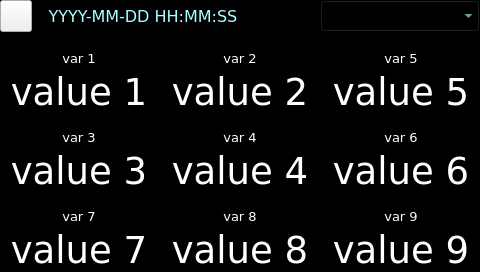
<?xml version="1.0" encoding="UTF-8"?>
<ui version="4.0">
 <class>page100</class>
 <widget class="QWidget" name="page100">
  <property name="geometry">
   <rect>
    <x>0</x>
    <y>0</y>
    <width>480</width>
    <height>272</height>
   </rect>
  </property>
  <property name="minimumSize">
   <size>
    <width>480</width>
    <height>272</height>
   </size>
  </property>
  <property name="maximumSize">
   <size>
    <width>480</width>
    <height>272</height>
   </size>
  </property>
  <property name="windowTitle">
   <string>page100</string>
  </property>
  <property name="styleSheet">
   <string notr="true">QWidget#page100
{
background-color: rgb(0, 0,0);
}
</string>
  </property>
  <layout class="QVBoxLayout" name="verticalLayout_3">
   <property name="spacing">
    <number>0</number>
   </property>
   <property name="margin">
    <number>0</number>
   </property>
   <item>
    <layout class="QHBoxLayout" name="horizontalLayout_5">
     <property name="spacing">
      <number>9</number>
     </property>
     <property name="bottomMargin">
      <number>6</number>
     </property>
     <item>
      <widget class="ATCMbutton" name="atcmButton">
       <property name="maximumSize">
        <size>
         <width>32</width>
         <height>32</height>
        </size>
       </property>
       <property name="font">
        <font>
         <family>DejaVu Sans</family>
         <pointsize>12</pointsize>
         <weight>50</weight>
         <bold>false</bold>
        </font>
       </property>
       <property name="toolTip">
        <string/>
       </property>
       <property name="whatsThis">
        <string>ATCMbutton widget</string>
       </property>
       <property name="pageName">
        <string notr="true">menu</string>
       </property>
       <property name="statusvar">
        <string notr="true"/>
       </property>
       <property name="viewStatus">
        <bool>false</bool>
       </property>
       <property name="visibilityVar">
        <string notr="true"/>
       </property>
       <property name="bgColor">
        <color>
         <red>0</red>
         <green>0</green>
         <blue>0</blue>
        </color>
       </property>
       <property name="fontColor">
        <color>
         <red>255</red>
         <green>255</green>
         <blue>255</blue>
        </color>
       </property>
       <property name="text">
        <string/>
       </property>
       <property name="pressText">
        <string/>
       </property>
       <property name="icon">
        <iconset resource="systemicons.qrc">
         <normaloff>:/systemicons/Pinion.png</normaloff>:/systemicons/Pinion.png</iconset>
       </property>
       <property name="borderWidth">
        <number>0</number>
       </property>
       <property name="borderRadius">
        <number>0</number>
       </property>
      </widget>
     </item>
     <item>
      <widget class="QLabel" name="label_datetime">
       <property name="maximumSize">
        <size>
         <width>16777215</width>
         <height>32</height>
        </size>
       </property>
       <property name="font">
        <font>
         <family>DejaVu Sans</family>
         <pointsize>12</pointsize>
        </font>
       </property>
       <property name="styleSheet">
        <string notr="true">background-color: rgb(0, 0, 0);
color: rgb(170, 255, 255);</string>
       </property>
       <property name="text">
        <string>YYYY-MM-DD HH:MM:SS</string>
       </property>
       <property name="alignment">
        <set>Qt::AlignCenter</set>
       </property>
      </widget>
     </item>
     <item>
      <widget class="ATCMled" name="atcmLed_caldaia">
       <property name="sizePolicy">
        <sizepolicy hsizetype="MinimumExpanding" vsizetype="Fixed">
         <horstretch>0</horstretch>
         <verstretch>0</verstretch>
        </sizepolicy>
       </property>
       <property name="maximumSize">
        <size>
         <width>24</width>
         <height>24</height>
        </size>
       </property>
       <property name="toolTip">
        <string>TCP_is_Caldaia_ON</string>
       </property>
       <property name="whatsThis">
        <string>ATCMled widget</string>
       </property>
       <property name="font">
        <font>
         <family>DejaVu Sans</family>
         <pointsize>8</pointsize>
        </font>
       </property>
       <property name="variable">
        <string>TCP_is_Caldaia_ON</string>
       </property>
       <property name="refresh">
        <number>200</number>
       </property>
       <property name="viewStatus">
        <bool>false</bool>
       </property>
       <property name="visibilityVar">
        <string/>
       </property>
       <property name="onIcon">
        <iconset resource="resources.qrc">
         <normaloff>:/icons/icons/LedOn_chiaro.png</normaloff>:/icons/icons/LedOn_chiaro.png</iconset>
       </property>
       <property name="offIcon">
        <iconset resource="resources.qrc">
         <normaloff>:/icons/icons/LedOff_scuro.png</normaloff>:/icons/icons/LedOff_scuro.png</iconset>
       </property>
      </widget>
     </item>
     <item>
      <widget class="ATCMled" name="atcmLed_puffer">
       <property name="sizePolicy">
        <sizepolicy hsizetype="MinimumExpanding" vsizetype="Fixed">
         <horstretch>0</horstretch>
         <verstretch>0</verstretch>
        </sizepolicy>
       </property>
       <property name="maximumSize">
        <size>
         <width>24</width>
         <height>24</height>
        </size>
       </property>
       <property name="toolTip">
        <string>TCP_DigIn_5</string>
       </property>
       <property name="whatsThis">
        <string>ATCMled widget</string>
       </property>
       <property name="font">
        <font>
         <family>DejaVu Sans</family>
         <pointsize>8</pointsize>
        </font>
       </property>
       <property name="variable">
        <string>TCP_DigIn_5</string>
       </property>
       <property name="refresh">
        <number>200</number>
       </property>
       <property name="viewStatus">
        <bool>false</bool>
       </property>
       <property name="visibilityVar">
        <string/>
       </property>
       <property name="onIcon">
        <iconset resource="resources.qrc">
         <normaloff>:/icons/icons/LedOn_chiaro.png</normaloff>:/icons/icons/LedOn_chiaro.png</iconset>
       </property>
       <property name="offIcon">
        <iconset resource="resources.qrc">
         <normaloff>:/icons/icons/LedOff_scuro.png</normaloff>:/icons/icons/LedOff_scuro.png</iconset>
       </property>
      </widget>
     </item>
     <item>
      <widget class="QComboBox" name="comboBox_trend">
       <property name="minimumSize">
        <size>
         <width>160</width>
         <height>32</height>
        </size>
       </property>
       <property name="maximumSize">
        <size>
         <width>32</width>
         <height>32</height>
        </size>
       </property>
       <property name="font">
        <font>
         <family>DejaVu Sans</family>
         <pointsize>12</pointsize>
        </font>
       </property>
       <property name="focusPolicy">
        <enum>Qt::StrongFocus</enum>
       </property>
       <property name="styleSheet">
        <string notr="true">background-color: rgb(0, 0, 0);
color: rgb(170, 255, 255);</string>
       </property>
      </widget>
     </item>
    </layout>
   </item>
   <item>
    <layout class="QGridLayout" name="gridLayout_4">
     <property name="spacing">
      <number>3</number>
     </property>
     <item row="5" column="1">
      <widget class="QLabel" name="label_value_8">
       <property name="sizePolicy">
        <sizepolicy hsizetype="MinimumExpanding" vsizetype="MinimumExpanding">
         <horstretch>0</horstretch>
         <verstretch>0</verstretch>
        </sizepolicy>
       </property>
       <property name="maximumSize">
        <size>
         <width>16777215</width>
         <height>204</height>
        </size>
       </property>
       <property name="font">
        <font>
         <family>DejaVu Sans</family>
         <pointsize>28</pointsize>
        </font>
       </property>
       <property name="styleSheet">
        <string>color: rgb(255, 255, 255);</string>
       </property>
       <property name="text">
        <string>value 8</string>
       </property>
       <property name="scaledContents">
        <bool>true</bool>
       </property>
       <property name="alignment">
        <set>Qt::AlignHCenter|Qt::AlignTop</set>
       </property>
      </widget>
     </item>
     <item row="0" column="0">
      <widget class="QLabel" name="label_var_1">
       <property name="sizePolicy">
        <sizepolicy hsizetype="MinimumExpanding" vsizetype="MinimumExpanding">
         <horstretch>0</horstretch>
         <verstretch>0</verstretch>
        </sizepolicy>
       </property>
       <property name="minimumSize">
        <size>
         <width>0</width>
         <height>16</height>
        </size>
       </property>
       <property name="maximumSize">
        <size>
         <width>16777215</width>
         <height>36</height>
        </size>
       </property>
       <property name="font">
        <font>
         <family>DejaVu Sans</family>
         <pointsize>10</pointsize>
        </font>
       </property>
       <property name="styleSheet">
        <string>color: rgb(255, 255, 255);</string>
       </property>
       <property name="text">
        <string>var 1</string>
       </property>
       <property name="alignment">
        <set>Qt::AlignBottom|Qt::AlignHCenter</set>
       </property>
      </widget>
     </item>
     <item row="0" column="1">
      <widget class="QLabel" name="label_var_2">
       <property name="sizePolicy">
        <sizepolicy hsizetype="MinimumExpanding" vsizetype="MinimumExpanding">
         <horstretch>0</horstretch>
         <verstretch>0</verstretch>
        </sizepolicy>
       </property>
       <property name="minimumSize">
        <size>
         <width>0</width>
         <height>16</height>
        </size>
       </property>
       <property name="maximumSize">
        <size>
         <width>16777215</width>
         <height>36</height>
        </size>
       </property>
       <property name="font">
        <font>
         <family>DejaVu Sans</family>
         <pointsize>10</pointsize>
        </font>
       </property>
       <property name="styleSheet">
        <string>color: rgb(255, 255, 255);</string>
       </property>
       <property name="text">
        <string>var 2</string>
       </property>
       <property name="alignment">
        <set>Qt::AlignBottom|Qt::AlignHCenter</set>
       </property>
      </widget>
     </item>
     <item row="0" column="2">
      <widget class="QLabel" name="label_var_5">
       <property name="sizePolicy">
        <sizepolicy hsizetype="MinimumExpanding" vsizetype="MinimumExpanding">
         <horstretch>0</horstretch>
         <verstretch>0</verstretch>
        </sizepolicy>
       </property>
       <property name="minimumSize">
        <size>
         <width>0</width>
         <height>16</height>
        </size>
       </property>
       <property name="maximumSize">
        <size>
         <width>16777215</width>
         <height>36</height>
        </size>
       </property>
       <property name="font">
        <font>
         <family>DejaVu Sans</family>
         <pointsize>10</pointsize>
        </font>
       </property>
       <property name="styleSheet">
        <string>color: rgb(255, 255, 255);</string>
       </property>
       <property name="text">
        <string>var 5</string>
       </property>
       <property name="alignment">
        <set>Qt::AlignBottom|Qt::AlignHCenter</set>
       </property>
      </widget>
     </item>
     <item row="1" column="0">
      <widget class="QLabel" name="label_value_1">
       <property name="sizePolicy">
        <sizepolicy hsizetype="MinimumExpanding" vsizetype="MinimumExpanding">
         <horstretch>0</horstretch>
         <verstretch>0</verstretch>
        </sizepolicy>
       </property>
       <property name="maximumSize">
        <size>
         <width>16777215</width>
         <height>204</height>
        </size>
       </property>
       <property name="font">
        <font>
         <family>DejaVu Sans</family>
         <pointsize>28</pointsize>
        </font>
       </property>
       <property name="styleSheet">
        <string>color: rgb(255, 255, 255);</string>
       </property>
       <property name="text">
        <string>value 1</string>
       </property>
       <property name="scaledContents">
        <bool>true</bool>
       </property>
       <property name="alignment">
        <set>Qt::AlignHCenter|Qt::AlignTop</set>
       </property>
      </widget>
     </item>
     <item row="1" column="1">
      <widget class="QLabel" name="label_value_2">
       <property name="sizePolicy">
        <sizepolicy hsizetype="MinimumExpanding" vsizetype="MinimumExpanding">
         <horstretch>0</horstretch>
         <verstretch>0</verstretch>
        </sizepolicy>
       </property>
       <property name="maximumSize">
        <size>
         <width>16777215</width>
         <height>204</height>
        </size>
       </property>
       <property name="font">
        <font>
         <family>DejaVu Sans</family>
         <pointsize>28</pointsize>
        </font>
       </property>
       <property name="styleSheet">
        <string>color: rgb(255, 255, 255);</string>
       </property>
       <property name="text">
        <string>value 2</string>
       </property>
       <property name="scaledContents">
        <bool>true</bool>
       </property>
       <property name="alignment">
        <set>Qt::AlignHCenter|Qt::AlignTop</set>
       </property>
      </widget>
     </item>
     <item row="1" column="2">
      <widget class="QLabel" name="label_value_5">
       <property name="sizePolicy">
        <sizepolicy hsizetype="MinimumExpanding" vsizetype="MinimumExpanding">
         <horstretch>0</horstretch>
         <verstretch>0</verstretch>
        </sizepolicy>
       </property>
       <property name="maximumSize">
        <size>
         <width>16777215</width>
         <height>204</height>
        </size>
       </property>
       <property name="font">
        <font>
         <family>DejaVu Sans</family>
         <pointsize>28</pointsize>
        </font>
       </property>
       <property name="styleSheet">
        <string>color: rgb(255, 255, 255);</string>
       </property>
       <property name="text">
        <string>value 5</string>
       </property>
       <property name="scaledContents">
        <bool>true</bool>
       </property>
       <property name="alignment">
        <set>Qt::AlignHCenter|Qt::AlignTop</set>
       </property>
      </widget>
     </item>
     <item row="2" column="0">
      <widget class="QLabel" name="label_var_3">
       <property name="sizePolicy">
        <sizepolicy hsizetype="MinimumExpanding" vsizetype="MinimumExpanding">
         <horstretch>0</horstretch>
         <verstretch>0</verstretch>
        </sizepolicy>
       </property>
       <property name="minimumSize">
        <size>
         <width>0</width>
         <height>16</height>
        </size>
       </property>
       <property name="maximumSize">
        <size>
         <width>16777215</width>
         <height>36</height>
        </size>
       </property>
       <property name="font">
        <font>
         <family>DejaVu Sans</family>
         <pointsize>10</pointsize>
        </font>
       </property>
       <property name="styleSheet">
        <string>color: rgb(255, 255, 255);</string>
       </property>
       <property name="text">
        <string>var 3</string>
       </property>
       <property name="alignment">
        <set>Qt::AlignBottom|Qt::AlignHCenter</set>
       </property>
      </widget>
     </item>
     <item row="2" column="1">
      <widget class="QLabel" name="label_var_4">
       <property name="sizePolicy">
        <sizepolicy hsizetype="MinimumExpanding" vsizetype="MinimumExpanding">
         <horstretch>0</horstretch>
         <verstretch>0</verstretch>
        </sizepolicy>
       </property>
       <property name="minimumSize">
        <size>
         <width>0</width>
         <height>16</height>
        </size>
       </property>
       <property name="maximumSize">
        <size>
         <width>16777215</width>
         <height>36</height>
        </size>
       </property>
       <property name="font">
        <font>
         <family>DejaVu Sans</family>
         <pointsize>10</pointsize>
        </font>
       </property>
       <property name="styleSheet">
        <string>color: rgb(255, 255, 255);</string>
       </property>
       <property name="text">
        <string>var 4</string>
       </property>
       <property name="alignment">
        <set>Qt::AlignBottom|Qt::AlignHCenter</set>
       </property>
      </widget>
     </item>
     <item row="2" column="2">
      <widget class="QLabel" name="label_var_6">
       <property name="sizePolicy">
        <sizepolicy hsizetype="MinimumExpanding" vsizetype="MinimumExpanding">
         <horstretch>0</horstretch>
         <verstretch>0</verstretch>
        </sizepolicy>
       </property>
       <property name="minimumSize">
        <size>
         <width>0</width>
         <height>16</height>
        </size>
       </property>
       <property name="maximumSize">
        <size>
         <width>16777215</width>
         <height>36</height>
        </size>
       </property>
       <property name="font">
        <font>
         <family>DejaVu Sans</family>
         <pointsize>10</pointsize>
        </font>
       </property>
       <property name="styleSheet">
        <string>color: rgb(255, 255, 255);</string>
       </property>
       <property name="text">
        <string>var 6</string>
       </property>
       <property name="alignment">
        <set>Qt::AlignBottom|Qt::AlignHCenter</set>
       </property>
      </widget>
     </item>
     <item row="3" column="0">
      <widget class="QLabel" name="label_value_3">
       <property name="sizePolicy">
        <sizepolicy hsizetype="MinimumExpanding" vsizetype="MinimumExpanding">
         <horstretch>0</horstretch>
         <verstretch>0</verstretch>
        </sizepolicy>
       </property>
       <property name="maximumSize">
        <size>
         <width>16777215</width>
         <height>204</height>
        </size>
       </property>
       <property name="font">
        <font>
         <family>DejaVu Sans</family>
         <pointsize>28</pointsize>
        </font>
       </property>
       <property name="styleSheet">
        <string>color: rgb(255, 255, 255);</string>
       </property>
       <property name="text">
        <string>value 3</string>
       </property>
       <property name="scaledContents">
        <bool>true</bool>
       </property>
       <property name="alignment">
        <set>Qt::AlignHCenter|Qt::AlignTop</set>
       </property>
      </widget>
     </item>
     <item row="3" column="1">
      <widget class="QLabel" name="label_value_4">
       <property name="sizePolicy">
        <sizepolicy hsizetype="MinimumExpanding" vsizetype="MinimumExpanding">
         <horstretch>0</horstretch>
         <verstretch>0</verstretch>
        </sizepolicy>
       </property>
       <property name="maximumSize">
        <size>
         <width>16777215</width>
         <height>204</height>
        </size>
       </property>
       <property name="font">
        <font>
         <family>DejaVu Sans</family>
         <pointsize>28</pointsize>
        </font>
       </property>
       <property name="styleSheet">
        <string>color: rgb(255, 255, 255);</string>
       </property>
       <property name="text">
        <string>value 4</string>
       </property>
       <property name="scaledContents">
        <bool>true</bool>
       </property>
       <property name="alignment">
        <set>Qt::AlignHCenter|Qt::AlignTop</set>
       </property>
      </widget>
     </item>
     <item row="3" column="2">
      <widget class="QLabel" name="label_value_6">
       <property name="sizePolicy">
        <sizepolicy hsizetype="MinimumExpanding" vsizetype="MinimumExpanding">
         <horstretch>0</horstretch>
         <verstretch>0</verstretch>
        </sizepolicy>
       </property>
       <property name="maximumSize">
        <size>
         <width>16777215</width>
         <height>204</height>
        </size>
       </property>
       <property name="font">
        <font>
         <family>DejaVu Sans</family>
         <pointsize>28</pointsize>
        </font>
       </property>
       <property name="styleSheet">
        <string>color: rgb(255, 255, 255);</string>
       </property>
       <property name="text">
        <string>value 6</string>
       </property>
       <property name="scaledContents">
        <bool>true</bool>
       </property>
       <property name="alignment">
        <set>Qt::AlignHCenter|Qt::AlignTop</set>
       </property>
      </widget>
     </item>
     <item row="4" column="0">
      <widget class="QLabel" name="label_var_7">
       <property name="sizePolicy">
        <sizepolicy hsizetype="MinimumExpanding" vsizetype="MinimumExpanding">
         <horstretch>0</horstretch>
         <verstretch>0</verstretch>
        </sizepolicy>
       </property>
       <property name="minimumSize">
        <size>
         <width>0</width>
         <height>16</height>
        </size>
       </property>
       <property name="maximumSize">
        <size>
         <width>16777215</width>
         <height>36</height>
        </size>
       </property>
       <property name="font">
        <font>
         <family>DejaVu Sans</family>
         <pointsize>10</pointsize>
        </font>
       </property>
       <property name="styleSheet">
        <string>color: rgb(255, 255, 255);</string>
       </property>
       <property name="text">
        <string>var 7</string>
       </property>
       <property name="alignment">
        <set>Qt::AlignBottom|Qt::AlignHCenter</set>
       </property>
      </widget>
     </item>
     <item row="4" column="1">
      <widget class="QLabel" name="label_var_8">
       <property name="sizePolicy">
        <sizepolicy hsizetype="MinimumExpanding" vsizetype="MinimumExpanding">
         <horstretch>0</horstretch>
         <verstretch>0</verstretch>
        </sizepolicy>
       </property>
       <property name="minimumSize">
        <size>
         <width>0</width>
         <height>16</height>
        </size>
       </property>
       <property name="maximumSize">
        <size>
         <width>16777215</width>
         <height>36</height>
        </size>
       </property>
       <property name="font">
        <font>
         <family>DejaVu Sans</family>
         <pointsize>10</pointsize>
        </font>
       </property>
       <property name="styleSheet">
        <string>color: rgb(255, 255, 255);</string>
       </property>
       <property name="text">
        <string>var 8</string>
       </property>
       <property name="alignment">
        <set>Qt::AlignBottom|Qt::AlignHCenter</set>
       </property>
      </widget>
     </item>
     <item row="4" column="2">
      <widget class="QLabel" name="label_var_9">
       <property name="sizePolicy">
        <sizepolicy hsizetype="MinimumExpanding" vsizetype="MinimumExpanding">
         <horstretch>0</horstretch>
         <verstretch>0</verstretch>
        </sizepolicy>
       </property>
       <property name="minimumSize">
        <size>
         <width>0</width>
         <height>16</height>
        </size>
       </property>
       <property name="maximumSize">
        <size>
         <width>16777215</width>
         <height>36</height>
        </size>
       </property>
       <property name="font">
        <font>
         <family>DejaVu Sans</family>
         <pointsize>10</pointsize>
        </font>
       </property>
       <property name="styleSheet">
        <string>color: rgb(255, 255, 255);</string>
       </property>
       <property name="text">
        <string>var 9</string>
       </property>
       <property name="alignment">
        <set>Qt::AlignBottom|Qt::AlignHCenter</set>
       </property>
      </widget>
     </item>
     <item row="5" column="0">
      <widget class="QLabel" name="label_value_7">
       <property name="sizePolicy">
        <sizepolicy hsizetype="MinimumExpanding" vsizetype="MinimumExpanding">
         <horstretch>0</horstretch>
         <verstretch>0</verstretch>
        </sizepolicy>
       </property>
       <property name="maximumSize">
        <size>
         <width>16777215</width>
         <height>204</height>
        </size>
       </property>
       <property name="font">
        <font>
         <family>DejaVu Sans</family>
         <pointsize>28</pointsize>
        </font>
       </property>
       <property name="styleSheet">
        <string>color: rgb(255, 255, 255);</string>
       </property>
       <property name="text">
        <string>value 7</string>
       </property>
       <property name="scaledContents">
        <bool>true</bool>
       </property>
       <property name="alignment">
        <set>Qt::AlignHCenter|Qt::AlignTop</set>
       </property>
      </widget>
     </item>
     <item row="5" column="2">
      <widget class="QLabel" name="label_value_9">
       <property name="sizePolicy">
        <sizepolicy hsizetype="MinimumExpanding" vsizetype="MinimumExpanding">
         <horstretch>0</horstretch>
         <verstretch>0</verstretch>
        </sizepolicy>
       </property>
       <property name="maximumSize">
        <size>
         <width>16777215</width>
         <height>204</height>
        </size>
       </property>
       <property name="font">
        <font>
         <family>DejaVu Sans</family>
         <pointsize>28</pointsize>
        </font>
       </property>
       <property name="styleSheet">
        <string notr="true">color: rgb(255, 255, 255);</string>
       </property>
       <property name="text">
        <string>value 9</string>
       </property>
       <property name="scaledContents">
        <bool>true</bool>
       </property>
       <property name="alignment">
        <set>Qt::AlignHCenter|Qt::AlignTop</set>
       </property>
      </widget>
     </item>
    </layout>
   </item>
  </layout>
 </widget>
 <customwidgets>
  <customwidget>
   <class>ATCMbutton</class>
   <extends>QPushButton</extends>
   <header>atcmplugin.h</header>
  </customwidget>
  <customwidget>
   <class>ATCMled</class>
   <extends>QLabel</extends>
   <header>atcmplugin.h</header>
  </customwidget>
 </customwidgets>
 <resources>
  <include location="systemicons.qrc"/>
  <include location="resources.qrc"/>
 </resources>
 <connections>
  <connection>
   <sender>atcmButton</sender>
   <signal>newPage(const char*,bool)</signal>
   <receiver>page100</receiver>
   <slot>goto_page(const char*,bool)</slot>
   <hints>
    <hint type="sourcelabel">
     <x>20</x>
     <y>20</y>
    </hint>
    <hint type="destinationlabel">
     <x>20</x>
     <y>20</y>
    </hint>
   </hints>
  </connection>
 </connections>
 <slots>
  <slot>goto_page(const char*,bool)</slot>
 </slots>
</ui>
